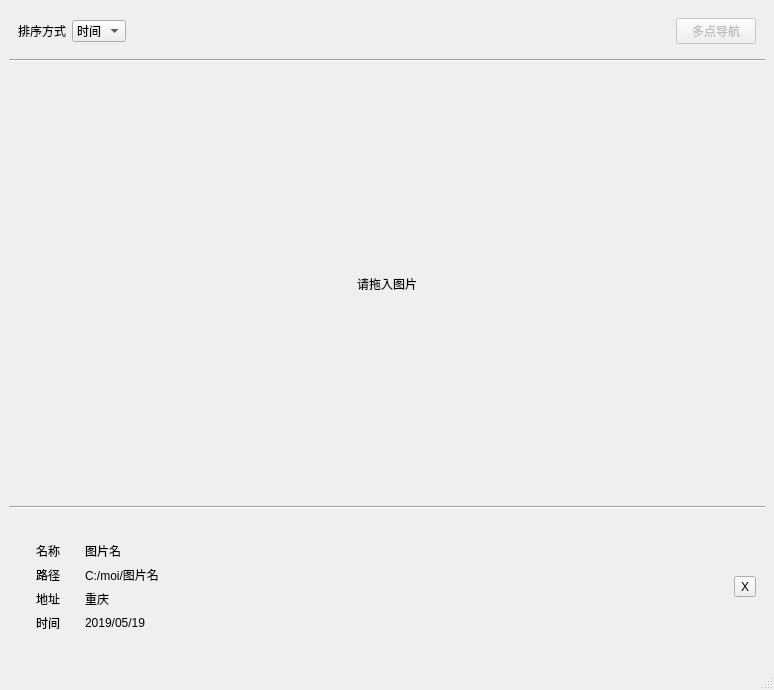
<?xml version="1.0" encoding="UTF-8"?>
<ui version="4.0">
 <class>MainWindow</class>
 <widget class="QMainWindow" name="MainWindow">
  <property name="geometry">
   <rect>
    <x>0</x>
    <y>0</y>
    <width>774</width>
    <height>690</height>
   </rect>
  </property>
  <property name="windowTitle">
   <string>Picmap</string>
  </property>
  <widget class="QWidget" name="centralwidget">
   <layout class="QVBoxLayout" name="verticalLayout">
    <item>
     <widget class="QWidget" name="toolbar" native="true">
      <property name="minimumSize">
       <size>
        <width>0</width>
        <height>30</height>
       </size>
      </property>
      <layout class="QHBoxLayout" name="horizontalLayout">
       <item>
        <widget class="QLabel" name="sortLabel">
         <property name="text">
          <string>排序方式</string>
         </property>
        </widget>
       </item>
       <item>
        <widget class="QComboBox" name="sortComboBox">
         <property name="sizePolicy">
          <sizepolicy hsizetype="Fixed" vsizetype="Fixed">
           <horstretch>0</horstretch>
           <verstretch>0</verstretch>
          </sizepolicy>
         </property>
         <item>
          <property name="text">
           <string extracomment="time">时间</string>
          </property>
         </item>
         <item>
          <property name="text">
           <string extracomment="location">地点</string>
          </property>
         </item>
        </widget>
       </item>
       <item>
        <spacer name="horizontalSpacer">
         <property name="orientation">
          <enum>Qt::Horizontal</enum>
         </property>
         <property name="sizeHint" stdset="0">
          <size>
           <width>40</width>
           <height>20</height>
          </size>
         </property>
        </spacer>
       </item>
       <item>
        <widget class="QPushButton" name="multiRouteButton">
         <property name="enabled">
          <bool>false</bool>
         </property>
         <property name="text">
          <string>多点导航</string>
         </property>
        </widget>
       </item>
      </layout>
     </widget>
    </item>
    <item>
     <widget class="Line" name="line">
      <property name="orientation">
       <enum>Qt::Horizontal</enum>
      </property>
     </widget>
    </item>
    <item>
     <widget class="QScrollArea" name="scrollArea">
      <property name="sizePolicy">
       <sizepolicy hsizetype="Expanding" vsizetype="Expanding">
        <horstretch>0</horstretch>
        <verstretch>0</verstretch>
       </sizepolicy>
      </property>
      <property name="autoFillBackground">
       <bool>false</bool>
      </property>
      <property name="frameShape">
       <enum>QFrame::NoFrame</enum>
      </property>
      <property name="frameShadow">
       <enum>QFrame::Sunken</enum>
      </property>
      <property name="lineWidth">
       <number>0</number>
      </property>
      <property name="widgetResizable">
       <bool>true</bool>
      </property>
      <widget class="QWidget" name="scrollAreaWidgetContents">
       <property name="geometry">
        <rect>
         <x>0</x>
         <y>0</y>
         <width>750</width>
         <height>357</height>
        </rect>
       </property>
       <layout class="QFormLayout" name="formLayout">
        <property name="formAlignment">
         <set>Qt::AlignLeading|Qt::AlignLeft|Qt::AlignTop</set>
        </property>
        <property name="leftMargin">
         <number>0</number>
        </property>
        <property name="topMargin">
         <number>0</number>
        </property>
        <property name="rightMargin">
         <number>0</number>
        </property>
        <property name="bottomMargin">
         <number>0</number>
        </property>
        <item row="0" column="0" colspan="2">
         <widget class="QFrame" name="hintFrame">
          <property name="sizePolicy">
           <sizepolicy hsizetype="Expanding" vsizetype="Expanding">
            <horstretch>0</horstretch>
            <verstretch>0</verstretch>
           </sizepolicy>
          </property>
          <property name="frameShape">
           <enum>QFrame::NoFrame</enum>
          </property>
          <property name="frameShadow">
           <enum>QFrame::Raised</enum>
          </property>
          <layout class="QVBoxLayout" name="verticalLayout_4">
           <item>
            <widget class="QLabel" name="hintLabel">
             <property name="sizePolicy">
              <sizepolicy hsizetype="Expanding" vsizetype="Expanding">
               <horstretch>0</horstretch>
               <verstretch>0</verstretch>
              </sizepolicy>
             </property>
             <property name="layoutDirection">
              <enum>Qt::LeftToRight</enum>
             </property>
             <property name="frameShadow">
              <enum>QFrame::Plain</enum>
             </property>
             <property name="text">
              <string>请拖入图片</string>
             </property>
             <property name="textFormat">
              <enum>Qt::AutoText</enum>
             </property>
             <property name="scaledContents">
              <bool>false</bool>
             </property>
             <property name="alignment">
              <set>Qt::AlignCenter</set>
             </property>
             <property name="textInteractionFlags">
              <set>Qt::NoTextInteraction</set>
             </property>
            </widget>
           </item>
          </layout>
         </widget>
        </item>
       </layout>
      </widget>
     </widget>
    </item>
    <item>
     <widget class="Line" name="line_2">
      <property name="orientation">
       <enum>Qt::Horizontal</enum>
      </property>
     </widget>
    </item>
    <item>
     <widget class="QWidget" name="detailWidget" native="true">
      <property name="enabled">
       <bool>true</bool>
      </property>
      <property name="minimumSize">
       <size>
        <width>0</width>
        <height>50</height>
       </size>
      </property>
      <layout class="QHBoxLayout" name="horizontalLayout_2">
       <item>
        <widget class="QFrame" name="frame">
         <property name="frameShape">
          <enum>QFrame::NoFrame</enum>
         </property>
         <property name="frameShadow">
          <enum>QFrame::Raised</enum>
         </property>
         <layout class="QHBoxLayout" name="horizontalLayout_3">
          <item>
           <widget class="QFrame" name="frame_2">
            <property name="frameShape">
             <enum>QFrame::NoFrame</enum>
            </property>
            <property name="frameShadow">
             <enum>QFrame::Raised</enum>
            </property>
            <layout class="QVBoxLayout" name="verticalLayout_2">
             <item>
              <widget class="QLabel" name="label">
               <property name="text">
                <string>名称</string>
               </property>
              </widget>
             </item>
             <item>
              <widget class="QLabel" name="label_2">
               <property name="text">
                <string>路径</string>
               </property>
              </widget>
             </item>
             <item>
              <widget class="QLabel" name="label_3">
               <property name="text">
                <string>地址</string>
               </property>
              </widget>
             </item>
             <item>
              <widget class="QLabel" name="label_4">
               <property name="text">
                <string>时间</string>
               </property>
              </widget>
             </item>
            </layout>
           </widget>
          </item>
          <item>
           <widget class="QFrame" name="frame_3">
            <property name="frameShape">
             <enum>QFrame::NoFrame</enum>
            </property>
            <property name="frameShadow">
             <enum>QFrame::Raised</enum>
            </property>
            <layout class="QVBoxLayout" name="verticalLayout_3">
             <item>
              <widget class="QLabel" name="nameText">
               <property name="text">
                <string>图片名</string>
               </property>
              </widget>
             </item>
             <item>
              <widget class="QLabel" name="urlText">
               <property name="text">
                <string>C:/moi/图片名</string>
               </property>
              </widget>
             </item>
             <item>
              <widget class="QLabel" name="locationText">
               <property name="text">
                <string>重庆</string>
               </property>
              </widget>
             </item>
             <item>
              <widget class="QLabel" name="timeText">
               <property name="text">
                <string>2019/05/19</string>
               </property>
              </widget>
             </item>
            </layout>
           </widget>
          </item>
         </layout>
        </widget>
       </item>
       <item>
        <spacer name="horizontalSpacer_2">
         <property name="orientation">
          <enum>Qt::Horizontal</enum>
         </property>
         <property name="sizeHint" stdset="0">
          <size>
           <width>40</width>
           <height>20</height>
          </size>
         </property>
        </spacer>
       </item>
       <item>
        <widget class="QToolButton" name="hiddenButton">
         <property name="text">
          <string>X</string>
         </property>
        </widget>
       </item>
      </layout>
     </widget>
    </item>
   </layout>
  </widget>
  <widget class="QMenuBar" name="menubar">
   <property name="geometry">
    <rect>
     <x>0</x>
     <y>0</y>
     <width>774</width>
     <height>22</height>
    </rect>
   </property>
  </widget>
  <widget class="QStatusBar" name="statusbar"/>
 </widget>
 <resources/>
 <connections/>
</ui>
